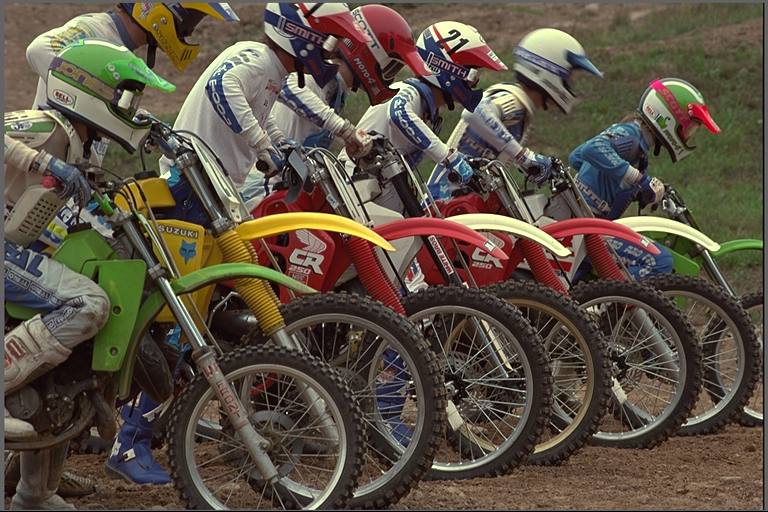
#> input picture 3/5/kodim05.png, 768 x 512 px
$ python 5.py
#> lines starting #> are read from the running program, lines starting #| are printed output that depends on the picture
import cv2
import numpy as np
import matplotlib.pyplot as plt


def block_proc(image, size, functions):
    ret = np.copy(image)
    for i in range(0, ret.shape[0], size[0]):
        for j in range(0, ret.shape[1], size[1]):
            for fun in functions:
                ret[i:i + size[0], j:j + size[1]] = fun(ret[i:i + size[0], j:j + size[1]])
    return ret


mask = np.ones((8, 8))
mask[2:, 2:] = np.zeros((6, 6))

quantization_table = np.array([[16, 11, 10, 16, 24, 40, 51, 61],
                               [12, 12, 14, 19, 26, 58, 60, 55],
                               [14, 13, 16, 24, 40, 57, 69, 56],
                               [14, 17, 22, 29, 51, 87, 80, 62],
                               [18, 22, 37, 56, 68, 109, 103, 77],
                               [24, 35, 55, 64, 81, 104, 113, 92],
                               [49, 64, 78, 87, 103, 121, 120, 101],
                               [72, 92, 95, 98, 112, 100, 103, 99]])


def JPEG(src, alpha):
    src = block_proc(src, (8, 8), [cv2.dct, lambda x: x * mask, lambda x: x // (alpha * quantization_table),
                                   lambda x: x * (alpha * quantization_table), cv2.idct])
    plt.figure(figsize=(10, 7))
    plt.imshow(src, cmap='gray')
    plt.title(f"JPEG with alpha: {alpha}")
    plt.show()


img = cv2.imread("kodim05.png", cv2.IMREAD_GRAYSCALE).astype("float64")
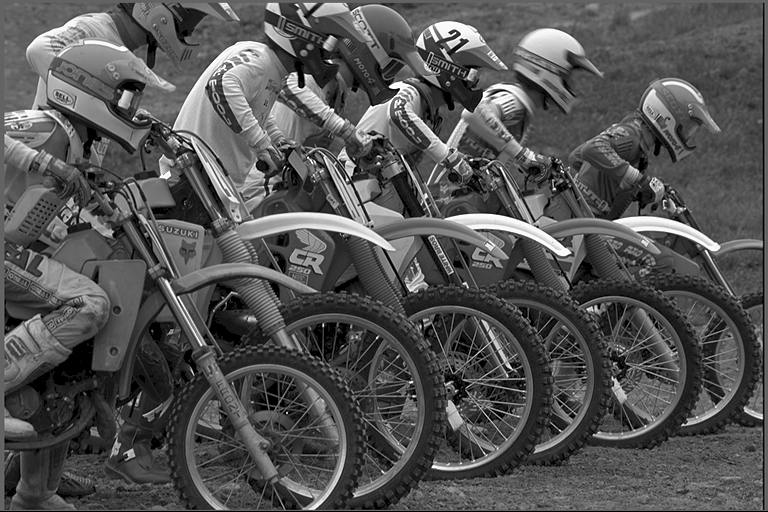
#> img: shape (512, 768) float64; min 0, max 255, mean 83.8
plt.figure(figsize=(10, 7))
plt.imshow(img, cmap='gray')
plt.title("Original Image")
plt.show()

for i in range(5):
    JPEG(img, i + 1)
#> this loop made 5 passes
#> pass 1, in JPEG, `src = block_proc(src, (8, 8), [cv2.dct, lambda x: x * mask, lambda x: ..`:
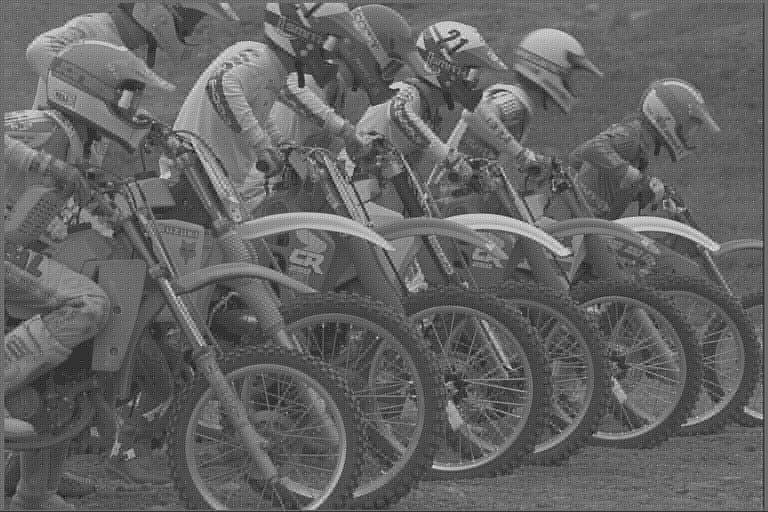
#> src: shape (512, 768) float64; min -87.42, max 346.2, mean 82.8; drawn with min black and max white
#> pass 2, in JPEG (call 2), `src = block_proc(src, (8, 8), [cv2.dct, lambda x: x * mask, lambda x: ..`:
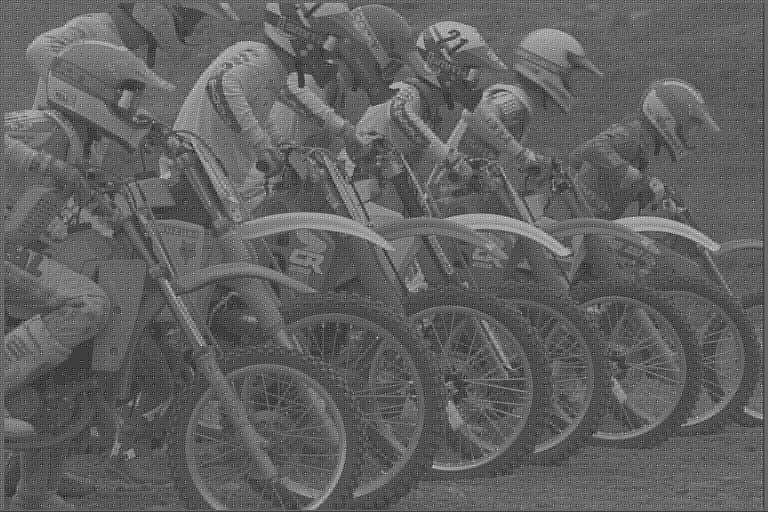
#> src: shape (512, 768) float64; min -149.9, max 455.3, mean 81.8; drawn with min black and max white
